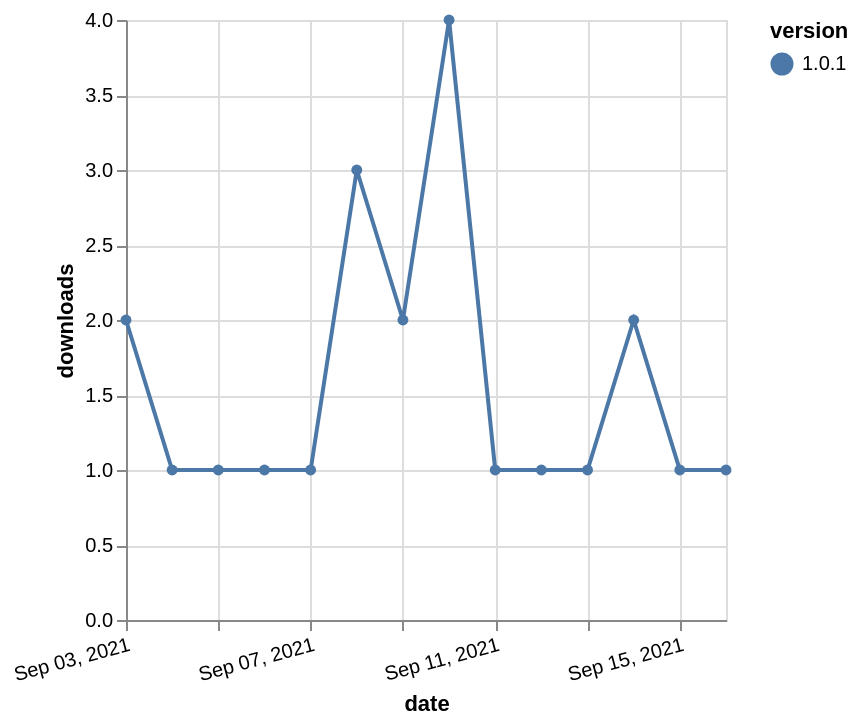

This figure's Vega-Lite source:
### Vega-Lite specification from a JSON file in a GitHub repository (floating-point values rounded to 4 significant figures)
{"$schema": "https://vega.github.io/schema/vega-lite/v5.json", "description": "A simple bar chart with embedded data.", "data": {"values": [{"date": "2021-09-03", "total": 272, "delta": 2, "version": "1.0.1"}, {"date": "2021-09-04", "total": 273, "delta": 1, "version": "1.0.1"}, {"date": "2021-09-05", "total": 274, "delta": 1, "version": "1.0.1"}, {"date": "2021-09-06", "total": 275, "delta": 1, "version": "1.0.1"}, {"date": "2021-09-07", "total": 276, "delta": 1, "version": "1.0.1"}, {"date": "2021-09-08", "total": 279, "delta": 3, "version": "1.0.1"}, {"date": "2021-09-09", "total": 281, "delta": 2, "version": "1.0.1"}, {"date": "2021-09-10", "total": 285, "delta": 4, "version": "1.0.1"}, {"date": "2021-09-11", "total": 286, "delta": 1, "version": "1.0.1"}, {"date": "2021-09-12", "total": 287, "delta": 1, "version": "1.0.1"}, {"date": "2021-09-13", "total": 288, "delta": 1, "version": "1.0.1"}, {"date": "2021-09-14", "total": 290, "delta": 2, "version": "1.0.1"}, {"date": "2021-09-15", "total": 291, "delta": 1, "version": "1.0.1"}, {"date": "2021-09-16", "total": 292, "delta": 1, "version": "1.0.1"}]}, "width": "container", "mark": {"type": "line", "point": {"filled": true}}, "encoding": {"x": {"field": "date", "type": "temporal", "timeUnit": "yearmonthdate", "title": "date", "axis": {"labelAngle": -15}}, "y": {"field": "delta", "type": "quantitative", "title": "downloads"}, "color": {"field": "version", "type": "nominal"}, "tooltip": {"field": "delta"}}}
